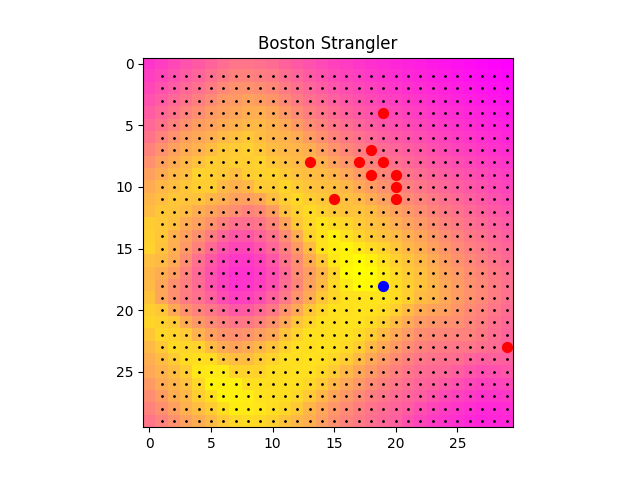

Write Python code to recreate this figure.
import numpy as np 
import pandas as pd 
import matplotlib.pyplot as plt 
import seaborn as sns 

from vampire_of_sacremento import rossmos_formula

de_salvo_sites = np.array([[10, 48], [13, 8], [15, 11], [17, 8], [18, 7],
  [18, 9], [19, 4], [19, 8], [20, 9], [20, 10], [20, 11],
  [29, 23], [33, 28]])

de_salvo_residence = np.array([19,18])


if __name__ == "__main__":

    # set up grid. 
    x = np.arange(1,31)
    y = np.arange(1,31)
    xx, xy = np.meshgrid(np.arange(1,31),np.arange(1,31))    
    plt.scatter(xx, xy, color ="black", s = 1)
    plt.scatter(de_salvo_sites[:,0], de_salvo_sites[:,1], color = "red", s = 50)
    plt.scatter(de_salvo_residence[0], de_salvo_residence[1], color = "blue", s = 50)
    # plt.show()

    # rossmos formula 
    PXY = np.zeros((30,30)) 

    for i in range(30):
        for j in range(30): 
            for crime in de_salvo_sites:
                PXY[i,j] += rossmos_formula(B = 10, g = 1, f = 0.5, 
                            grid_x=x[i], grid_y=y[j], 
                            crime_x = crime[0], crime_y = crime[1])

    
    plt.imshow(PXY, cmap='spring', interpolation='nearest')
    plt.title("Boston Strangler")
    plt.savefig("boston_strangler.png")
    plt.show()

